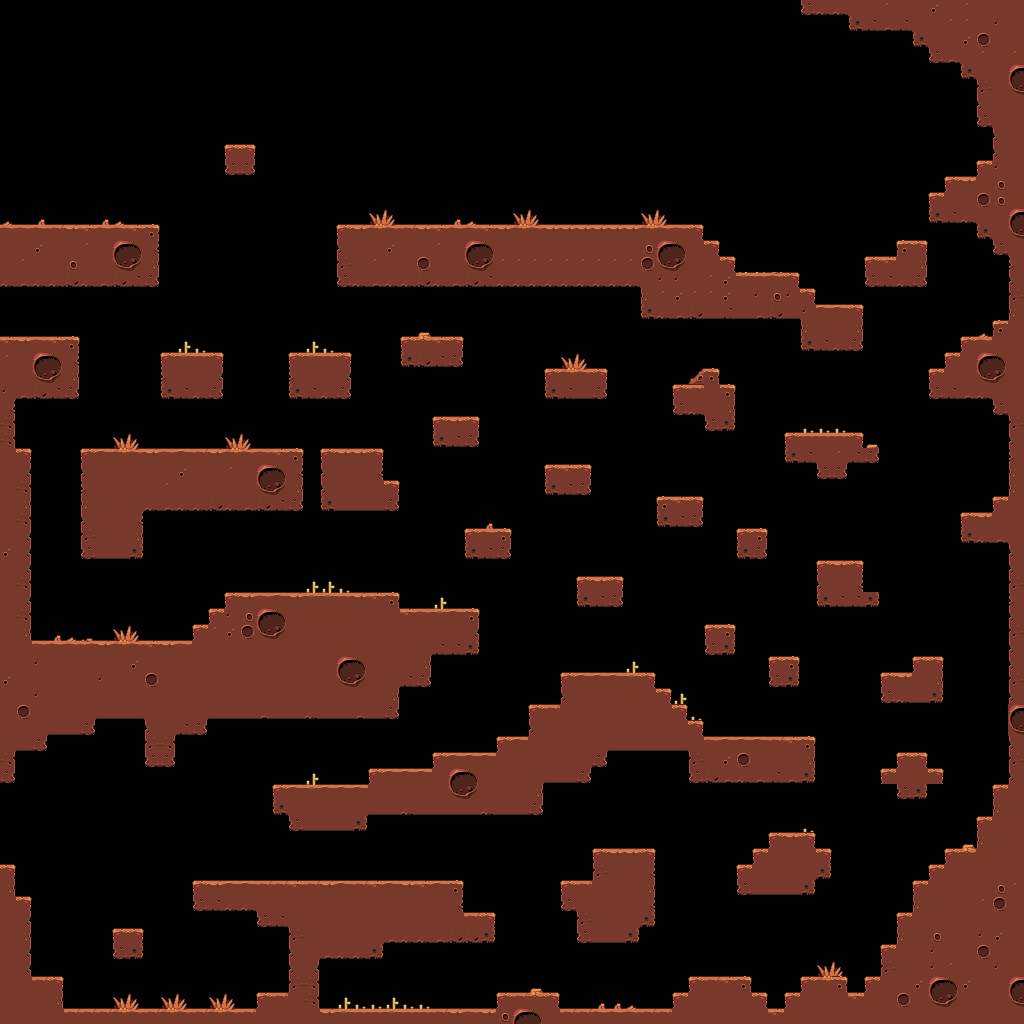

This game map was drawn from its Tiled (.tmx) file and the tilesets committed beside it. A one-line description and the trimmed map source follow:
An orthogonal 64x64 tile map with 16x16 px tiles, 1 tile layer (Tile Layer 1).

<map version="1.0" orientation="orthogonal" renderorder="right-down" width="64" height="64" tilewidth="16" tileheight="16" nextobjectid="1">
 <tileset firstgid="1" name="tiles-1" tilewidth="16" tileheight="16">
  <image source="tiles-1.png" width="272" height="64" />
 </tileset>
 <layer name="Tile Layer 1" width="64" height="64">
  <data>[4096 cells, 1313 non-empty, 54 distinct tile ids]</data>
 </layer>
</map>
